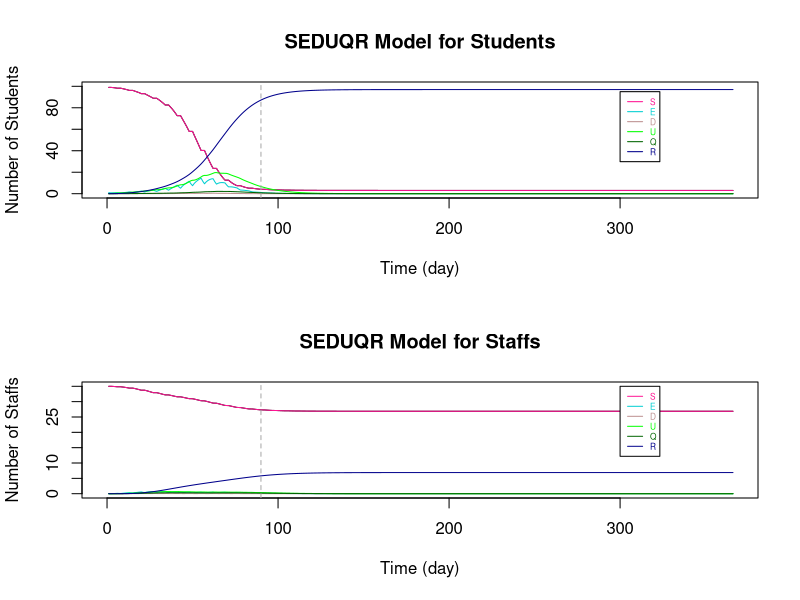

Source code (R):
# Sensibility Analysis - theta

###################################################################################################################

# Parameters
Ta = matrix(c(0.64,1), nrow = 2) # transmissibility of student and staff
Ca = matrix(c(0.79,1), nrow = 1)  # susceptibility of student and staff
tau = c(0.54, 0.54/2)  # individual transmission rate within and outside the bubble
# set p: the transmission rate: 
p1 = Ta %*% Ca
# p = (student-student same bubble, student-student different, staff-student, student-staff, staff-staff both teaching same or different bubbles)
p = c(p1[1,1]*tau[1], p1[1,1]*tau[2], p1[2,1]*tau[2], p1[1,2]*tau[2], p1[2,2]*tau[2]) #RHO

a = 0.2  # ALPHA: rate from latent to infection
d = c(0.1,0.3) # d:probability of an infection is detectable/symptomatic for student and staff
e = 0.138 # EPSILON: the relative transmission for undetectable compared to detectable
o = 0.6  # THETA: rate of getting quanrantined 
y = 0.1 # GAMMA:recovery rate (differ by age and compartments)

r.values = c(9,3,10,3,3)  # r:contact r people (should be changing with time), in the same order as p (RHO)

T = 366
N = 10 # student number in each bubble


###################################################################################################################

# Define dataframe - students bubbles 1-10 and total staff
# Define array 
B <- matrix(rep(0), T, 7)
A <- array(rep(B), dim = c(T, 7, 11))

A[,1,] <- 10 #  S
A[,7,] <- 10 #  N
A[,1,11] <- 30  # 30 staffs are S initially
A[,7,11] <- 55 #  55 staffs in total (20 of them work from home)
A[1,,1] <- c(9,1,0,0,0,0,10)   # initials

dimnames(A) <- list(1:T, c("S","E","D","U","Q","R","N"), c(sprintf("B%d", 1:10),"Staff"))  # name the array

head(A)
da_theta1 <- as.data.frame(A)

###################################################################################################################

# Set initials
S <- matrix(rep(0), T+1, 10)
E <- matrix(rep(0), T+1, 10)
D <- matrix(rep(0), T+1, 10)
U <- matrix(rep(0), T+1, 10)
Q <- matrix(rep(0), T+1, 10)
R <- matrix(rep(0), T+1, 10)
r <- matrix(rep(0), T+1, 10)

S.Staff=S1=S2=S3=S4=S5=S6=S
E.Staff=E1=E2=E3=E4=E5=E6=E
D.Staff=D1=D2=D3=D4=D5=D6=D
U.Staff=U1=U2=U3=U4=U5=U6=U
Q.Staff=Q1=Q2=Q3=Q4=Q5=Q6=Q
R.Staff=R1=R2=R3=R4=R5=R6=R
r1=r2=r3=r4=r5=r

S5.diff=S2.diff=S
E5.diff=E2.diff=E
D5.diff=D2.diff=D
U5.diff=U2.diff=U
R5.diff=R2.diff=R
r5.diff=r2.diff=r

S.Staff.change = S.Staff

# Staff replacement
Staff.School = S.Staff  
Staff.rp = S.Staff  

# Tutorial Group
S.Std_Std = S
S.Std1=S.Std2=S
S.Stf=E.Stf=D.Stf=U.Stf=Q.Stf=R.Stf=S


###################################################################################################################
# The Symbols for the Dynamic system 

# STUDENTS
# S, E, D, U, Q, R : (without subscript of numbers) TOTAL number of students in each compartment (for an individual bubble)

# S1, E1, D1, U1, Q1, R1: TOTAL number of students in each compartments with ONLY the intractions WITHIN bubbles (for an individual bubble)

# S2.diff, E2.diff, D2.diff, U2.diff, R2.diff : TOTAL number of students that are not in the specified bubble (for an individual bubble)

# S2, E2, D2, U2, Q2, R2: CHANGE of number of students in each compartments by BETWEEN-BUBBLES interactions (for an individual bubble)

# S3, E3, D3, U3, Q3, R3 : CHANGE of number of students in each compartments by their teaching staffs (for an individual bubble)

# STAFFS
# S.Staff, E.Staff, D.Staff, U.Staff, Q.Staff, R.Staff : (without subscript of numbers) TOTAL number of STAFF in each compartment (for those teaching an individual bubble)

# S4, E4, D4, U4, Q4, R4: CHANGE of number of staffs in each compartments by the students they teach (for those teaching an individual bubble)

# S5.diff, E5.diff, D5.diff, U5.diff, R5.diff : TOTAL number of staffs that are not teaching the specified bubble (for those teaching an individual bubble)

# S5, E5, D5, U5, Q5, R5 : CHANGE of number of staffs in each compartments by staffs teaching other bubbles (for those teaching an individual bubble)

# S6, E6, D6, U6, Q6, R6 : CHANGE of number of staffs in each compartments by the staffs teaching the same bubble (for those teaching an individual bubble)

# r are the number of sesceptible contacts that an infection case would contact (vary with situations)

# Staff.School : the number of staff at school of teaching each bubble

# Staff.rp : the number of staff that can come to teach the bubble that were working from home

# TUTOR GROUP

# S.Std_Std : CHANGE of number of student in tutor group by infections within tutor group

# S.Std1 : CHANGE of number of student in bubble j by infections within tutor group

# S.Std2 : CHANGE of number of student in bubble j by infections from the tutor

# S.Stf, E.Stf, D.Stf, U.Stf, Q.Stf, R.Stf : Total number of tutors being infected in tutor group j

###################################################################################################################

# i : time step start from 1 
# j : bubble number 1 to 10

for (i in 1:T){
  for (j in 1:10){  
    
    ###### For STUDENTS
    
    # initals
    S[1,j] =  da_theta1[1,paste("S.B", j, sep = "")]
    E[1,j] =  da_theta1[1,paste("E.B", j, sep = "")]
    D[1,j] =  da_theta1[1,paste("D.B", j, sep = "")]
    U[1,j] =  da_theta1[1,paste("U.B", j, sep = "")]
    Q[1,j] =  da_theta1[1,paste("Q.B", j, sep = "")]
    R[1,j] =  da_theta1[1,paste("R.B", j, sep = "")]
    
    # STUDENT to STUDENT in the SAME BUBBLE
    S1[1,j] =  da_theta1[1,paste("S.B", j, sep = "")]
    E1[1,j] =  da_theta1[1,paste("E.B", j, sep = "")]
    D1[1,j] =  da_theta1[1,paste("D.B", j, sep = "")]
    U1[1,j] =  da_theta1[1,paste("U.B", j, sep = "")]
    Q1[1,j] =  da_theta1[1,paste("Q.B", j, sep = "")]
    R1[1,j] =  da_theta1[1,paste("R.B", j, sep = "")]
    r1[1,j] =  S[1,j]  # number of contact depends on how many S in the bubble
    
    # This formula comes from the dynamic equations (in powerpoint slide 4)
    S1[i+1,j] = S[i,j] - r1[i,j]*p[1]*(D[i,j]+e*U[i,j])
    E1[i+1,j] = E[i,j] + r1[i,j]*p[1]*(D[i,j]+e*U[i,j]) - a*E[i,j]
    D1[i+1,j] = D[i,j] + a*d[1]*E[i,j] - o*D[i,j]
    U1[i+1,j] = U[i,j] + a*(1-d[1])*E[i,j] - y*U[i,j]
    Q1[i+1,j] = Q[i,j] + o*D[i,j] - y*Q[i,j]
    R1[i+1,j] = R[i,j] + y*(Q[i,j]+U[i,j])
    r1[i+1,j] = S[i,j] 
    
    
    # STUDENT to STUDENT in DIFFERENT BUBBLES #
    # number of contact for each individual in bubble j to students in other bubbles
    r2.diff[1,j] =  3  # each student in j contact 3 students in other bubbles
    r2.diff[i+1,j] = r2.diff[i,j]    
    # the total number of contacts of the students in bubble j
    m = round(r2.diff[i,j]*(S[i,j]))  # only Susceptible individuals in j might be infected by students in other bubbles
    
    # inital values of total number of students at school not in bubble j
    # (only S,E,D,U are at school, currently not considered recovery come back to school yet)
    S2.diff[1,j] = 90
    E2.diff[1,j] = 0
    D2.diff[1,j] = 0
    U2.diff[1,j] = 0
    R2.diff[1,j] = 0
    
    # Subset for S,E,D,U compartments of all bubbles 
    all.S = (c(1:ncol(da_theta1)) %% 7) == 1
    all.E = (c(1:ncol(da_theta1)) %% 7) == 2
    all.D = (c(1:ncol(da_theta1)) %% 7) == 3
    all.U = (c(1:ncol(da_theta1)) %% 7) == 4
    all.R = (c(1:ncol(da_theta1)) %% 7) == 6
    
    #total number of students at school not in bubble j (and not staff: the reason of removing the last column)
    # The number of S, E, D, U at time i, different to bubble j
    S2.diff[i,j] = round(sum((da_theta1[i,(all.S)][,-j])[,c(1:ncol(da_theta1[i,(all.S)][,-j])-1)]))
    E2.diff[i,j] = round(sum((da_theta1[i,(all.E)][,-j])[,c(1:ncol(da_theta1[i,(all.E)][,-j])-1)]))
    D2.diff[i,j] = round(sum((da_theta1[i,(all.D)][,-j])[,c(1:ncol(da_theta1[i,(all.D)][,-j])-1)]))
    U2.diff[i,j] = round(sum((da_theta1[i,(all.U)][,-j])[,c(1:ncol(da_theta1[i,(all.U)][,-j])-1)]))
    R2.diff[i,j] = round(sum((da_theta1[i,(all.R)][,-j])[,c(1:ncol(da_theta1[i,(all.R)][,-j])-1)]))
    
    # make a list of S, E, D, U not in bubble j (the times of repeat is the number of students in each compartment)
    list = c(rep("S", S2.diff[i,j]), rep("E", E2.diff[i,j]), rep("D", D2.diff[i,j]), rep("U", U2.diff[i,j]), rep("R", R2.diff[i,j]))
    
    #count the number of S,E,D,U that students in j contacted to
    # " sample(list, m, replace = TRUE) ": Randomly select m from list
    set.seed(123)
    countS = sum((sample(list, m, replace = TRUE))=="S") # for students in bubble j: the number of contact outside bubble j are S
    countE = sum((sample(list, m, replace = TRUE))=="E") # for students in bubble j: the number of contact outside bubble j are E
    countD = sum((sample(list, m, replace = TRUE))=="D") # for students in bubble j: the number of contact outside bubble j are D
    countU = sum((sample(list, m, replace = TRUE))=="U") # for students in bubble j: the number of contact outside bubble j are U
    countR = sum((sample(list, m, replace = TRUE))=="R") # for students in bubble j: the number of contact outside bubble j are R
    
    
    # The number of change in S and E compartments by interactions from other bubbles to bubbles j (only the partial effect)
    # initial (no intractions between bubbles at time 1)
    S2[1,j] = 0
    E2[1,j] = 0
    
    # The change in S and E for bubble j only depends on the number of:
    # 1. (   susceptible students in bubble j: r1[i,j] = S[i,j]   ) and 
    # 2. (   number of detectable/symtomatic and undetectable/asymtomatic that are contacted in other bubbles: countD+e*countU   
    #                                                        -- e is because the effectiveness on D and U in infection rate are different)
    S2[i+1,j] = -p[2]*(countD+e*countU)  # Only the change because of other bubbles
    E2[i+1,j] = p[2]*(countD+e*countU)  # Only the change because of other bubbles, so those Es goes into D/U compartments are included in E1
    
    
    # STAFF to STUDENTs they teach 
    # initial - there is no change of S and E initially
    S3[1,j] = 0
    E3[1,j] = 0
    r3[1,j] = r.values[3]
    
    # The change in S and E for bubble j depends on the number of D and U of staffs
    S3[i+1,j] = - r1[i,j]*p[3]*(D.Staff[i,j]+e*U.Staff[i,j]) 
    E3[i+1,j] = r1[i,j]*p[3]*(D.Staff[i,j]+e*U.Staff[i,j])  
    r3[i+1,j] =  S[i,j]
    
    
    
    ### TUTOR GROUP
    
    # STUDENTs TO STUDENTs in the same tutorial group
    
    # A tutor group contains 2 bubbles of students and a staff that is not teaching the bubbles
    # With the tutor meeting of 15mins and a typical school day of 6 hours, the time length of contact is 1/24 of that in a bubble
    # initial (S.Std_Std is the change of S in tutor group j with students in both bubble j and 11-j)
    S.Std_Std[1,] = c(rep(0,10))  # S.Std_Std : total change of students in tutor group
    S.Std1[1,] = c(rep(0,10))
    
    
    # The change of S for tutor group j with students in both bubble j and 11-j
    if (j <= 5){ # 5 tutor groups in total
      S.Std_Std[i+1,j] = - (S[i,j]+S[i,11-j])*p[1]*((D[i,j]+e*U[i,j])+(D[i,11-j]+e*U[i,11-j]))*1/24
      
      # As the change is less than 0.5, separate the new cases of infections according to the percentage of S in each bubble
      if (S[i,j]+S[i,11-j] > 0){
        S.Std1[i+1,j] = S.Std_Std[i+1,j]*S[i,j]/(S[i,j]+S[i,11-j])  # S.Std1 : total change of students in  bubble j by having tutor group
        S.Std1[i+1,11-j] = S.Std_Std[i+1,j]*S[i,11-j]/(S[i,j]+S[i,11-j])
      }
      
      else{
        S.Std1[i+1,j] = 0
        S.Std1[i+1,11-j] = 0
      }
    }
    
    else{ # avoid to count the infections twice
    }
    
    
    # STAFF TO STUDENTs in the same tutorial group
    
    # There is only 1 staff for each tutor group
    # S.Std2 : the change of studnets in bubble j by infections from the tutor
    # initial - there is no change of S and E initially
    S.Std2[1,] = c(rep(0,10)) 
    
    # The change of S for tutor group j with students in both bubble j and 11-j
    if (j <= 5){ # 5 tutor groups in total
      if (S[i,j]+S[i,11-j] > 0){
        S.Std2[i+1,j] = - ((S[i,j]+S[i,11-j])*p[3]*(D.Stf[i,j]+e*U.Stf[i,j])*1/24)*(S[i,j]/(S[i,j]+S[i,11-j]))
        S.Std2[i+1,11-j] = - ((S[i,j]+S[i,11-j])*p[3]*(D.Stf[i,j]+e*U.Stf[i,j])*1/24)*(S[i,11-j]/(S[i,j]+S[i,11-j]))
      }
      
      else{
        S.Std2[i+1,j] = 0
        S.Std2[i+1,11-j] = 0
      }
    }
    
    else{ # avoid to count the infections twice
    }
    
    
    
    # TOTAL on STUDNETS 
    if (S1[i+1,j] + S2[i+1,j] + S3[i+1,j] + S.Std1[i+1,j] + S.Std2[i+1,j] >= 0){   # The total number of S has to be >= 0
      S[i+1,j] = S1[i+1,j] + S2[i+1,j] + S3[i+1,j] + S.Std1[i+1,j] + S.Std2[i+1,j]
      E[i+1,j] = E1[i+1,j] + E2[i+1,j] + E3[i+1,j] - S.Std1[i+1,j] - S.Std2[i+1,j]
    }
    else {  # If not, S = 0, 
      #         E = previous (time step) amout of E - the same amount of students reduced in S compartment - those move to the next compartments
      S[i+1,j] = 0
      E[i+1,j] = E[i,j] - (S[i+1,j]-S[i,j]) - a*E[i,j]
    }
    
    D[i+1,j] = D1[i+1,j]
    U[i+1,j] = U1[i+1,j]
    Q[i+1,j] = Q1[i+1,j]
    R[i+1,j] = R1[i+1,j]
    
    
    ###### For STAFF
    
    # Assume there are 55 staffs in total, initially 30 of them teach students. 
    # The overall effect on STAFF (stdent -> staff  &   staff -> staff in same / different bubble)
    
    # initials
    S.Staff[1,] =  3
    E.Staff[1,] =  0
    D.Staff[1,] =  0
    U.Staff[1,] =  0
    Q.Staff[1,] =  0
    R.Staff[1,] =  0
    
    # STUDENT to STAFF
    # initials
    S4[1,j] = 0
    r4[1,j] = r.values[4]  
    
    # Only S and E compartments will change directly by the infection cause by studnets (E3 = -S3)
    S4[i+1,j] = - r4[i]*p[4]*(D[i,j]+e*U[i,j])
    r4[i+1,j] = S.Staff[i,j]
    
    
    # STAFF to STAFF (teach same bubble)
    # initials
    S6[1,j] = 0
    
    # Only S and E compartments will change directly by the infection cause by staffs teach same bubble (E6 = -S6)
    S6[i+1,j] = - r4[i]*p[5]*(D.Staff[i,j]+e*U.Staff[i,j])
    
    
    # STAFF to STAFF (teach different bubbles)
    # number of contact for each individual staff teach bubble j to the staffs teach other bubbles
    r5.diff[1,j] =  3  # each staff teach j contact 3 staffs teach other bubbles
    r5.diff[i+1,j] = r5.diff[i,j]    
    # the total number of contacts of the students in bubble j
    m.Staff = round(r5.diff[i,j]*(S.Staff[i,j]))  # only Susceptible staffs in j might be infected 
    
    # inital values of total number of staff at school not teach bubble j
    # (only S,E,D,U are at school, currently not considered recovery come back to school yet)
    S5.diff[1,] = 27
    E5.diff[1,] = 0
    D5.diff[1,] = 0
    U5.diff[1,] = 0
    R5.diff[1,] = 0
    
    # The number of S, E, D, U at time i, not teaching to bubble j
    S5.diff[i,j] = round(sum(S.Staff[i,])-S.Staff[i,j])
    E5.diff[i,j] = round(sum(E.Staff[i,])-E.Staff[i,j])
    D5.diff[i,j] = round(sum(D.Staff[i,])-D.Staff[i,j])
    U5.diff[i,j] = round(sum(U.Staff[i,])-U.Staff[i,j])
    R5.diff[i,j] = round(sum(R.Staff[i,])-R.Staff[i,j])
    
    # make a list of S, E, D, U not teach bubble j (the times of repeat is the number of staff in each compartment)
    list.Staff = c(rep("S", S5.diff[i,j]), rep("E", E5.diff[i,j]), rep("D", D5.diff[i,j]), rep("U", U5.diff[i,j]), rep("R", R5.diff[i,j]))
    
    #count the number of S,E,D,U that staffs teaching bubble j contacted to
    # " sample(list.Staff, m.Staff, replace = TRUE) ": Randomly select m.Staff from list
    set.seed(123)
    count.StaffS = sum((sample(list.Staff, m.Staff, replace = TRUE))=="S") # for students in bubble j: the number of contact outside bubble j are S
    count.StaffE = sum((sample(list.Staff, m.Staff, replace = TRUE))=="E") # for students in bubble j: the number of contact outside bubble j are E
    count.StaffD = sum((sample(list.Staff, m.Staff, replace = TRUE))=="D") # for students in bubble j: the number of contact outside bubble j are D
    count.StaffU = sum((sample(list.Staff, m.Staff, replace = TRUE))=="U") # for students in bubble j: the number of contact outside bubble j are U
    count.StaffR = sum((sample(list.Staff, m.Staff, replace = TRUE))=="R") # for students in bubble j: the number of contact outside bubble j are R
    
    # The number of change in S and E compartments by staffs teach j and other staffs contacts
    # initial (no transmission at time 1)
    S5[1,j] = 0
    
    # The change in S and E for staffs teach bubble j only depends on the number of:
    # 1. (   susceptible staffs teach bubble j: r5[i,j] = S.Staff[i,j]   ) and 
    # 2. (   number of detectable/symtomatic and undetectable/asymtomatic staffs teach other bubbles: count.StaffD+e*count.StaffU
    #                                                        -- e is because the effectiveness on D and U in infection rate are different)
    S5[i+1,j] = - p[5]*(count.StaffD+e*count.StaffU)  # Only the change because of staff teach other bubbles
    # E5 = -S5
    
    
    # TUTOR GROUP
    
    # The STUDENTS in the tutor group to STAFF
    # Assume for tutor group 1-5, the tutor is not teaching any bubbles
    # There is no staff to replace tutor if he is infected, but he will work again when he has recovered
    # initial - there is no change of S and E initially
    S.Stf[1,] = c(rep(1,5), rep(0,5)) 
    E.Stf[1,] = D.Stf[1,] = U.Stf[1,] = Q.Stf[1,] = R.Stf[1,] = rep(0,10)
    
    
    # The total number of S for staff in tutor group j 
    if (j <= 5){ # 5 tutor groups in total
      if (S.Stf[i,j] > 0){
        S.Stf[i+1,j] = S.Stf[i,j] - S.Stf[i,j]*p[4]*((D[i,j]+e*U[i,j])+(D[i,11-j]+e*U[i,11-j]))*1/24
      }
      
      else{
        S.Stf[i+1,j] = 0
      }
    }
    
    else{ # avoid to count the infections twice
      S.Stf[i+1,j] = 0
    }
    
    E.Stf[i+1,j] = E.Stf[i,j] + (S.Stf[i+1,j] - S.Stf[i,j]) - a*E.Stf[i,j]
    D.Stf[i+1,j] = D.Stf[i,j] + a*d[1]*E.Stf[i,j] - o*D.Stf[i,j]
    U.Stf[i+1,j] = U.Stf[i,j] + a*(1-d[1])*E.Stf[i,j] - y*U.Stf[i,j]
    Q.Stf[i+1,j] = Q.Stf[i,j] + o*D.Stf[i,j] - y*Q.Stf[i,j]
    R.Stf[i+1,j] = R.Stf[i,j] + y*(Q.Stf[i,j]+U.Stf[i,j])
    
    
    # TOTAL on STAFF
    # the total change of staff
    
    S.Staff.change[1,j] = 0
    S.Staff.change[i+1,j] = -(S4[i+1,j] + S5[i+1,j] + S6[i+1,j])    
    
    # With larger number in each group, remove the overlapping cases of new infection by:
    # (There might be chance an individual staff is infected by both students he teach and other staff he contact with)
    # Here, use randomly choosing to reduce the overlapping change effect
    # # # count.StaffS_overlap = - round(S3[i+1,j] + S5[i+1,j] + S6[i+1,j]) # the infected cases/the change in S (with overlap)
    
    # This formula comes from the dynamic equations (in powerpoint slide 4)
    S.Staff[i+1,j] = S.Staff[i,j] - S.Staff.change[i+1,j]
    E.Staff[i+1,j] = E.Staff[i,j] + S.Staff.change[i+1,j] - a*E.Staff[i,j]
    D.Staff[i+1,j] = D.Staff[i,j] + a*d[2]*E.Staff[i,j] - o*D.Staff[i,j]
    U.Staff[i+1,j] = U.Staff[i,j] + a*(1-d[2])*E.Staff[i,j] - y*U.Staff[i,j]
    Q.Staff[i+1,j] = Q.Staff[i,j] + o*D.Staff[i,j] - y*Q.Staff[i,j]
    R.Staff[i+1,j] = R.Staff[i,j] + y*(Q.Staff[i,j]+U.Staff[i,j])
    
    
    # STAFF replacement (remove this part to see if there is no extra staff that teaching the same course)
    # We assume initially 30 out of 55 staffs are teaching bubbles and the other 20 staffs are working from home.
    # Assume each bubble has 3 teaching staff and 2 other staffs working from home that can teach the same course.
    # If one of the staff was teaching at school is isolated, a staff that is "teaching the same course" will come back to school and teach the bubble. (within 24h)
    # When an istolated staff is recovered, he will come back to school on the next day. (within 24h)
    # If that result in more than 3 staffs teaching the bubble, let some susceptible staffs to work from home.  
    # So, each bubble will have 3 teaching staffs until there are not enough staffs available.
    
    Staff.rp[1,j] = 2  # the staff can come to teach in the next day that are working from home
    Staff.School[1,j] = 3  # total number of staffs that are teaching the bubble
    Staff.School[i,j] = S.Staff[i,j] + E.Staff[i,j] + D.Staff[i,j] + U.Staff[i,j] + R.Staff[i,j]
    
    if (Staff.School[i,j] < 3) {  # if the number of staff teaching bubble j is less than 3
      
      if ((3 - Staff.School[i,j]) <= Staff.rp[i,j]) {  # if there are enough staff to come back and teach
        S.Staff[i+1,j] = S.Staff[i+1,j] + (3 - Staff.School[i,j])
        Staff.rp[i+1,j] = Staff.rp[i,j] - (3 - Staff.School[i,j])
      }
      
      else{  # if there is not enought staff to come back and teach
        S.Staff[i+1,j] = S.Staff[i+1,j] + Staff.rp[i,j]
        Staff.rp[i+1,j] = 0
      }
    }
    
    else{  
      if (round(Staff.School[i,j]) > 3) { # if after the staff combing back from isolation, there are more than 3 staffs teaching the bubble j
        S.Staff[i+1,j] = S.Staff[i+1,j] - (Staff.School[i,j] - 3)
        Staff.rp[i+1,j] = Staff.rp[i,j] + (Staff.School[i,j] - 3)
      } 
      
      else {# if there are 3 staffs teaching the bubble j
        S.Staff[i+1,j] = S.Staff[i+1,j]
        Staff.rp[i+1,j] = Staff.rp[i,j] 
      }
    }
    
    
    
    # The change on Weekends
    # There will not be new infections from 0 A.M. on Saturday till 0 A.M. on the following Monday
    
    offschool = c(seq(0,T,7)-1,seq(0,T,7)-0)
    
    if (!is.na(match(i, setdiff(0:T,offschool))) == TRUE){  #if time i is weekday
    }
    
    else{  #if time i is weekend
      S[i+1,j] = S[i,j]
      E[i+1,j] = E[i,j] - a*E[i,j]
      
      S.Staff[i+1,j] = S.Staff[i,j]
      E.Staff[i+1,j] = E.Staff[i,j] - a*E.Staff[i,j]
      
    }
    
    # Add the results of each time step i and each bubble j of each compartments to the dataframe da_theta1
    da_theta1[i,paste("S.B", j, sep = "")] <- S[i,j]
    da_theta1[i,paste("E.B", j, sep = "")] <- E[i,j]
    da_theta1[i,paste("D.B", j, sep = "")] <- D[i,j]
    da_theta1[i,paste("U.B", j, sep = "")] <- U[i,j]
    da_theta1[i,paste("Q.B", j, sep = "")] <- Q[i,j]
    da_theta1[i,paste("R.B", j, sep = "")] <- R[i,j]
    
    da_theta1[i,paste("S.", "Staff", sep = "")] <- sum(S.Staff[i,]) + sum(S.Stf[i,])
    da_theta1[i,paste("E.", "Staff", sep = "")] <- sum(E.Staff[i,]) + sum(E.Stf[i,])
    da_theta1[i,paste("D.", "Staff", sep = "")] <- sum(D.Staff[i,]) + sum(D.Stf[i,])
    da_theta1[i,paste("U.", "Staff", sep = "")] <- sum(U.Staff[i,]) + sum(U.Stf[i,])
    da_theta1[i,paste("Q.", "Staff", sep = "")] <- sum(Q.Staff[i,]) + sum(Q.Stf[i,])
    da_theta1[i,paste("R.", "Staff", sep = "")] <- sum(R.Staff[i,]) + sum(R.Stf[i,])
    
    # Sum up the total dynamic of students for all bubbles
    da_theta1$S.Student[i] <- sum(S[i,])
    da_theta1$E.Student[i] <- sum(E[i,])
    da_theta1$D.Student[i] <- sum(D[i,])
    da_theta1$U.Student[i] <- sum(U[i,])
    da_theta1$Q.Student[i] <- sum(Q[i,])
    da_theta1$R.Student[i] <- sum(R[i,])
    da_theta1$N.Student[i] <- 100
    
  }
}

# Add extra columns 
for (i in 1:T){
  
  # total number of Staffs working from home
  da_theta1$Staff.rp[i] <- sum(Staff.rp[i,])  
  
  # reproduction rate Rt
  da_theta1$Rt.Student[i] <- (da_theta1$E.Student[i+1] + da_theta1$D.Student[i+1] + da_theta1$U.Student[i+1] + da_theta1$Q.Student[i+1]) / 
    (da_theta1$E.Student[i] + da_theta1$D.Student[i] + da_theta1$U.Student[i] + da_theta1$Q.Student[i])
  
  da_theta1$Rt.Staff[i] <- (da_theta1$E.Staff[i+1] + da_theta1$D.Staff[i+1] + da_theta1$U.Staff[i+1] + da_theta1$Q.Staff[i+1]) / 
    (da_theta1$E.Staff[i] + da_theta1$D.Staff[i] + da_theta1$U.Staff[i] + da_theta1$Q.Staff[i])
}



###################################################################################################################
# Plot SEDUQR graphs
par(mfrow=c(2, 1), lwd=1)

# Students
X_lim <- seq(1,T,by=1)
plot(da_theta1$S.Student~X_lim, pch=15, col="black", main = "SEDUQR Model for Students", type = "l", xlab = "Time (day)", ylab = "Number of Students", xlim = c(0,T), ylim = c(0,100))

lines(da_theta1$S.Student, col="DeepPink", lty=1)
lines(da_theta1$E.Student, col="darkTurquoise", lty=1)
lines(da_theta1$D.Student, col="RosyBrown", lty=1)
lines(da_theta1$U.Student, col="green", lty=1)
lines(da_theta1$Q.Student, col="darkgreen", lty=1)
lines(da_theta1$R.Student, col="darkblue", lty=1)

legend(300, 95 ,c("S","E","D", "U", "Q", "R"),col=c("DeepPink","darkTurquoise","RosyBrown", "green", "darkgreen", "darkblue"),
       text.col=c("DeepPink","darkTurquoise","RosyBrown", "green", "darkgreen", "darkblue"),lty=c(1,1,1,1,1,1),
       cex=0.5)

abline(v=90,col="dark grey", lty=2)

# Staffs
X_lim <- seq(1,T,by=1)
plot(da_theta1$S.Staff~X_lim, pch=15, col="black", main = "SEDUQR Model for Staffs", type = "l", xlab = "Time (day)", ylab = "Number of Staffs", xlim = c(0,T), ylim = c(0,35))

lines(da_theta1$S.Staff, col="DeepPink", lty=1)
lines(da_theta1$E.Staff, col="darkTurquoise", lty=1)
lines(da_theta1$D.Staff, col="RosyBrown", lty=1)
lines(da_theta1$U.Staff, col="green", lty=1)
lines(da_theta1$Q.Staff, col="darkgreen", lty=1)
lines(da_theta1$R.Staff, col="darkblue", lty=1)

legend(300, 35,c("S","E","D", "U", "Q", "R"),col=c("DeepPink","darkTurquoise","RosyBrown", "green", "darkgreen", "darkblue"),
       text.col=c("DeepPink","darkTurquoise","RosyBrown", "green", "darkgreen", "darkblue"),lty=c(1,1,1,1,1,1),
       cex=0.5)

abline(v=90,col="dark grey", lty=2)

